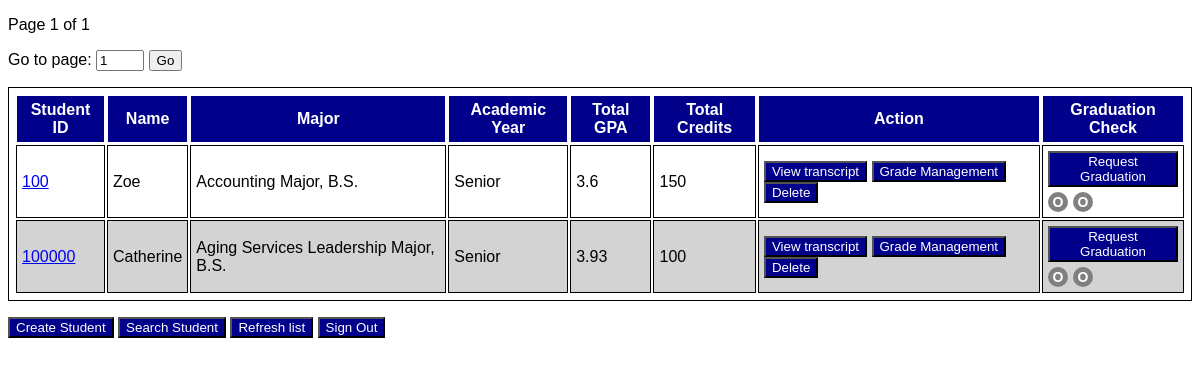
Page /students?student_id=100 on the committed database.
### app/models.py (models this page shows, shortened)
class Student(db.Model):
    __tablename__ = 'students'
    enrollment_date = db.Column(db.Date, nullable=False, default=date.today)
    student_id = db.Column(db.Integer, primary_key=True)
    student_name = db.Column(db.String, nullable=False)
    academic_year = db.Column(db.String)
    total_gpa = db.Column(db.Float, default=0.0)
    total_credits = db.Column(db.Integer, default=0)
    major = db.Column(db.String, nullable=False)

### app/routes.py (the view)
@login_required
@app.route('/students')
def list_student():
    form = StudentForm()
    student_id = request.args.get('student_id')
    student_name = request.args.get('student_name')
    academic_year = request.args.get('academic_year')
    major = request.args.get('major')
    total_gpa = request.args.get('total_gpa', type=float)
    total_credits = request.args.get('total_credits', type=int)
    enrollment_date = request.args.get('enrollment_date')
    page = request.args.get('page', 1, type=int)
    per_page = 10
    query = Student.query
    if student_id:
        query = query.filter(
            cast(Student.student_id, String).like(f"%{student_id}%"))
    if student_name:
        query = query.filter(Student.student_name.like(f"%{student_name}%"))
    if academic_year:
        query = query.filter(Student.academic_year == academic_year)
    if major:
        query = query.filter(Student.major == major)
    if total_gpa is not None:
        query = query.filter(Student.total_gpa == total_gpa)
    if total_credits is not None:
        query = query.filter(Student.total_credits == total_credits)
    if enrollment_date:
        query = query.filter(Student.enrollment_date == enrollment_date)
    students = query.paginate(page=page, per_page=per_page)
    return render_template(
        'list_students.html',
        form=form,
        students=students,
        current_page=page,
        total_pages=students.pages,
    )

### app/forms.py
class StudentForm(FlaskForm):
    enrollment_date = DateField(
        'Enrollment Date',
        format='%Y-%m-%d',
        validators=[])
    student_id = StringField('Id', validators=[DataRequired()])
    student_name = StringField('Name')
    academic_year = SelectField(
        'Academic Year',
        choices=[
            ('',
             '-- Select --'),
            ('freshman',
             'Freshman'),
            ('sophomore',
             'Sophomore'),
            ('junior',
             'Junior'),
            ('senior',
             'Senior')])
    total_gpa = FloatField('Total GPA')
    total_credits = IntegerField('Total Credits')
    major = SelectField('Major', choices=[("", "")])
    submit = SubmitField('Submit')
    def __init__(self, *args, **kwargs):
        super(StudentForm, self).__init__(*args, **kwargs)
        self.major.choices = [('', '-- Select --')] + \
            [(major, major) for major in MAJORS]

### templates/list_students.html (shortened to what this page needs)
{% extends 'base.html' %}
{% block main %}
    <div>
        <p>Page {{ current_page }} of {{ total_pages }}</p>
        <form action="{{ url_for('list_student') }}" method="GET">
            <label for="page">Go to page:</label>
            <input type="number" id="page" name="page" min="1" max="{{ total_pages }}" value="{{ current_page }}" required>
            <button type="submit">Go</button>
        </form>
    </div>
    <table>
        <thead>
            <tr>
                <th>Student ID</th>
                <th>Name</th>
                <th>Major</th>
                <th>Academic Year</th>
                <th>Total GPA</th>
                <th>Total Credits</th>
                <th>Action</th>
                <th>Graduation Check</th>
            </tr>
        </thead>
        <tbody>
        {% for student in students.items %}
            {% if loop.index % 2 == 0 %}
                <tr class="even_row">
            {% else %}
                <tr class="odd_row">
            {% endif %}
                <td><a href="{{ url_for('update_student', id=student.student_id) }}">{{ student.student_id }}</a></td>
                <td>{{ student.student_name }}</td>
                <td>{{ student.major }}</td>
                <td>{{ student.academic_year|capitalize }}</td>
                <td>{{ student.total_gpa|round(2)}}</td>
                <td>{{ student.total_credits }}</td>
                <td>
                    <form action="{{ url_for('view_transcript', student_id=student.student_id) }}" method="GET" style="display: inline;">
                        <button type="submit" class="button">View transcript</button>
                    </form>
                    <form action="{{ url_for('manage_grades', student_id=student.student_id) }}" method="GET" style="display: inline;">
                        <button type="submit" class="button">Grade Management</button>
                    </form>
                    <form action="{{ url_for('delete_student', id=student.student_id) }}" method="POST" style="display: inline;">
                        <button type="submit" class="button" onclick="return confirm('Are you sure?');">Delete</button>
                    </form>
                </td>
                <td>
                    <div class="graduation-check-container">
                        <button onclick="checkGraduation({{ student.student_id }})" class="button">Request Graduation</button>
                        <div style="display: flex; align-items: center; gap: 5px; margin-top: 5px;">
                            <span id="graduation-light-green-{{ student.student_id }}" class="graduation-light gray-light">O</span>
                            <span id="graduation-light-red-{{ student.student_id }}" class="graduation-light gray-light">O</span>
                        </div>
                    </div>
                </td>
            </tr>
        {% endfor %}
        </tbody>
    </table>
    <p />
    <button type="button" class="button" onclick="simple_action('{{ url_for('create_student') }}')">Create Student</button>
    <button type="button" class="button" onclick="simple_action('{{ url_for('search_student') }}')">Search Student</button>
    <button type="button" class="button" onclick="simple_action('{{ url_for('list_student') }}')">Refresh list</button>
    <button type="button" class="button" onclick="simple_action('{{ url_for('signout') }}')">Sign Out</button>
{% endblock %}

### static/style.css (style rules this page uses)
body { font-family: Arial, Helvetica, sans-serif; font-size: medium; }
table, th, td { border: 1px solid; padding: 5px }
th { background-color: darkblue; color: white }
.odd_row { background-color: white; }
.even_row { background-color: lightgray; }
.button { background-color: darkblue; color: white; }
.graduation-light { display: inline-block; width: 20px; height: 20px; line-height: 20px; text-align: center; border-radius: 50%; font-size: 14px; font-weight: bold; }
.gray-light { background-color: gray; color: white; }

### rows in the picture
Student: student_id "100", student_name "Zoe", major "Accounting Major, B.S.", academic_year "Senior", total_gpa "3.6", total_credits "150"
Student: student_id "100000", student_name "Catherine", major "Aging Services Leadership Major, B.S.", academic_year "Senior", total_gpa "3.93", total_credits "100"

### other values in the picture
{{ current_page }} "1"
{{ total_pages }} "1"
